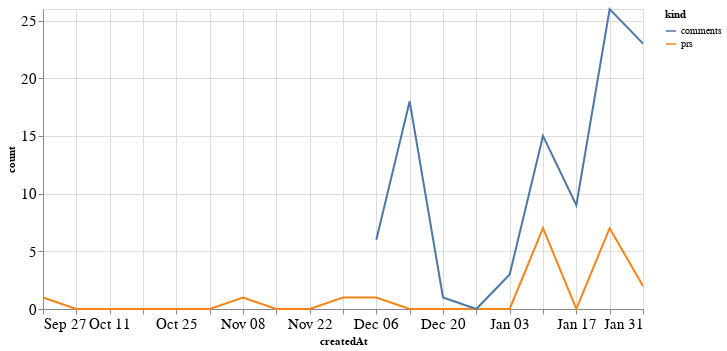

The code cell stored with this chart in its notebook:
### Code cell
alt.Chart(total_time, width=600).mark_line().encode(
    x='createdAt',
    y='count',
    color='kind'
)

### Figure 1 — Vega-Lite specification as saved in the notebook (floating-point values rounded to 4 significant figures)
{"config": {"axisLeft": {"labelFontSize": 15}, "axisBottom": {"labelFontSize": 15}}, "data": {"name": "data-8bcc7e23e8403a93cbff5169ff8649da"}, "mark": "line", "encoding": {"color": {"type": "nominal", "field": "kind"}, "x": {"type": "temporal", "field": "createdAt"}, "y": {"type": "quantitative", "field": "count"}}, "width": 600, "$schema": "https://vega.github.io/schema/vega-lite/v4.8.1.json", "datasets": {"data-8bcc7e23e8403a93cbff5169ff8649da": [{"createdAt": "2020-09-27T00:00:00", "kind": "prs", "count": 1.0}, {"createdAt": "2020-10-04T00:00:00", "kind": "prs", "count": 0.0}, {"createdAt": "2020-10-11T00:00:00", "kind": "prs", "count": 0.0}, {"createdAt": "2020-10-18T00:00:00", "kind": "prs", "count": 0.0}, {"createdAt": "2020-10-25T00:00:00", "kind": "prs", "count": 0.0}, {"createdAt": "2020-11-01T00:00:00", "kind": "prs", "count": 0.0}, {"createdAt": "2020-11-08T00:00:00", "kind": "prs", "count": 1.0}, {"createdAt": "2020-11-15T00:00:00", "kind": "prs", "count": 0.0}, {"createdAt": "2020-11-22T00:00:00", "kind": "prs", "count": 0.0}, {"createdAt": "2020-11-29T00:00:00", "kind": "prs", "count": 1.0}, {"createdAt": "2020-12-06T00:00:00", "kind": "prs", "count": 1.0}, {"createdAt": "2020-12-13T00:00:00", "kind": "prs", "count": 0.0}, {"createdAt": "2020-12-20T00:00:00", "kind": "prs", "count": 0.0}, {"createdAt": "2020-12-27T00:00:00", "kind": "prs", "count": 0.0}, {"createdAt": "2021-01-03T00:00:00", "kind": "prs", "count": 0.0}, {"createdAt": "2021-01-10T00:00:00", "kind": "prs", "count": 7.0}, {"createdAt": "2021-01-17T00:00:00", "kind": "prs", "count": 0.0}, {"createdAt": "2021-01-24T00:00:00", "kind": "prs", "count": 7.0}, {"createdAt": "2021-01-31T00:00:00", "kind": "prs", "count": 2.0}, {"createdAt": "2020-09-27T00:00:00", "kind": "comments", "count": null}, {"createdAt": "2020-10-04T00:00:00", "kind": "comments", "count": null}, {"createdAt": "2020-10-11T00:00:00", "kind": "comments", "count": null}, {"createdAt": "2020-10-18T00:00:00", "kind": "comments", "count": null}, {"createdAt": "2020-10-25T00:00:00", "kind": "comments", "count": null}, {"createdAt": "2020-11-01T00:00:00", "kind": "comments", "count": null}, {"createdAt": "2020-11-08T00:00:00", "kind": "comments", "count": null}, {"createdAt": "2020-11-15T00:00:00", "kind": "comments", "count": null}, {"createdAt": "2020-11-22T00:00:00", "kind": "comments", "count": null}, {"createdAt": "2020-11-29T00:00:00", "kind": "comments", "count": null}, {"createdAt": "2020-12-06T00:00:00", "kind": "comments", "count": 6.0}, {"createdAt": "2020-12-13T00:00:00", "kind": "comments", "count": 18.0}, {"createdAt": "2020-12-20T00:00:00", "kind": "comments", "count": 1.0}, {"createdAt": "2020-12-27T00:00:00", "kind": "comments", "count": 0.0}, {"createdAt": "2021-01-03T00:00:00", "kind": "comments", "count": 3.0}, {"createdAt": "2021-01-10T00:00:00", "kind": "comments", "count": 15.0}, {"createdAt": "2021-01-17T00:00:00", "kind": "comments", "count": 9.0}, {"createdAt": "2021-01-24T00:00:00", "kind": "comments", "count": 26.0}, {"createdAt": "2021-01-31T00:00:00", "kind": "comments", "count": 23.0}]}}
